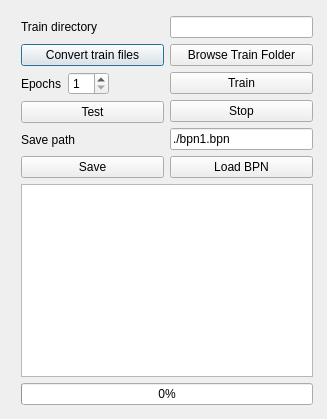
<?xml version="1.0" encoding="UTF-8"?>
<ui version="4.0">
 <class>nTrainClass</class>
 <widget class="QDialog" name="nTrainClass">
  <property name="geometry">
   <rect>
    <x>0</x>
    <y>0</y>
    <width>327</width>
    <height>419</height>
   </rect>
  </property>
  <property name="windowTitle">
   <string>neuroTrainer</string>
  </property>
  <property name="locale">
   <locale language="English" country="UnitedStates"/>
  </property>
  <widget class="QWidget" name="layoutWidget">
   <property name="geometry">
    <rect>
     <x>10</x>
     <y>5</y>
     <width>314</width>
     <height>411</height>
    </rect>
   </property>
   <layout class="QVBoxLayout" name="verticalLayout_3">
    <item>
     <layout class="QHBoxLayout" name="horizontalLayout_2">
      <item>
       <layout class="QVBoxLayout" name="verticalLayout">
        <item>
         <widget class="QLabel" name="label">
          <property name="text">
           <string>Train directory</string>
          </property>
         </widget>
        </item>
        <item>
         <widget class="QPushButton" name="pbConvert">
          <property name="text">
           <string>Convert train files</string>
          </property>
         </widget>
        </item>
        <item>
         <layout class="QHBoxLayout" name="horizontalLayout">
          <item>
           <widget class="QLabel" name="label_2">
            <property name="text">
             <string>Epochs</string>
            </property>
           </widget>
          </item>
          <item>
           <widget class="QSpinBox" name="sbEpochs">
            <property name="minimum">
             <number>1</number>
            </property>
           </widget>
          </item>
          <item>
           <spacer name="horizontalSpacer">
            <property name="orientation">
             <enum>Qt::Horizontal</enum>
            </property>
            <property name="sizeHint" stdset="0">
             <size>
              <width>40</width>
              <height>20</height>
             </size>
            </property>
           </spacer>
          </item>
         </layout>
        </item>
        <item>
         <widget class="QPushButton" name="pbTest">
          <property name="text">
           <string>Test</string>
          </property>
         </widget>
        </item>
        <item>
         <widget class="QLabel" name="label_3">
          <property name="text">
           <string>Save path</string>
          </property>
         </widget>
        </item>
        <item>
         <widget class="QPushButton" name="pbSave">
          <property name="text">
           <string>Save</string>
          </property>
         </widget>
        </item>
       </layout>
      </item>
      <item>
       <layout class="QVBoxLayout" name="verticalLayout_2">
        <item>
         <widget class="QLineEdit" name="leTrainPath">
          <property name="enabled">
           <bool>true</bool>
          </property>
          <property name="readOnly">
           <bool>true</bool>
          </property>
         </widget>
        </item>
        <item>
         <widget class="QPushButton" name="pbBrowseDir">
          <property name="text">
           <string>Browse Train Folder</string>
          </property>
         </widget>
        </item>
        <item>
         <widget class="QPushButton" name="pbTrain">
          <property name="locale">
           <locale language="English" country="UnitedStates"/>
          </property>
          <property name="text">
           <string>Train</string>
          </property>
         </widget>
        </item>
        <item>
         <widget class="QPushButton" name="pbStop">
          <property name="text">
           <string>Stop</string>
          </property>
         </widget>
        </item>
        <item>
         <widget class="QLineEdit" name="leOpenPath">
          <property name="text">
           <string>./bpn1.bpn</string>
          </property>
          <property name="readOnly">
           <bool>true</bool>
          </property>
         </widget>
        </item>
        <item>
         <widget class="QPushButton" name="pbBrowseFile">
          <property name="text">
           <string>Load BPN</string>
          </property>
         </widget>
        </item>
       </layout>
      </item>
     </layout>
    </item>
    <item>
     <widget class="QTextEdit" name="teLog">
      <property name="enabled">
       <bool>true</bool>
      </property>
      <property name="readOnly">
       <bool>true</bool>
      </property>
     </widget>
    </item>
    <item>
     <widget class="QProgressBar" name="pbProgress">
      <property name="value">
       <number>0</number>
      </property>
     </widget>
    </item>
   </layout>
  </widget>
 </widget>
 <layoutdefault spacing="6" margin="11"/>
 <tabstops>
  <tabstop>leTrainPath</tabstop>
  <tabstop>pbConvert</tabstop>
  <tabstop>pbBrowseDir</tabstop>
  <tabstop>sbEpochs</tabstop>
  <tabstop>pbTrain</tabstop>
  <tabstop>pbTest</tabstop>
  <tabstop>pbStop</tabstop>
  <tabstop>leOpenPath</tabstop>
  <tabstop>pbSave</tabstop>
  <tabstop>pbBrowseFile</tabstop>
  <tabstop>teLog</tabstop>
 </tabstops>
 <resources/>
 <connections/>
</ui>
